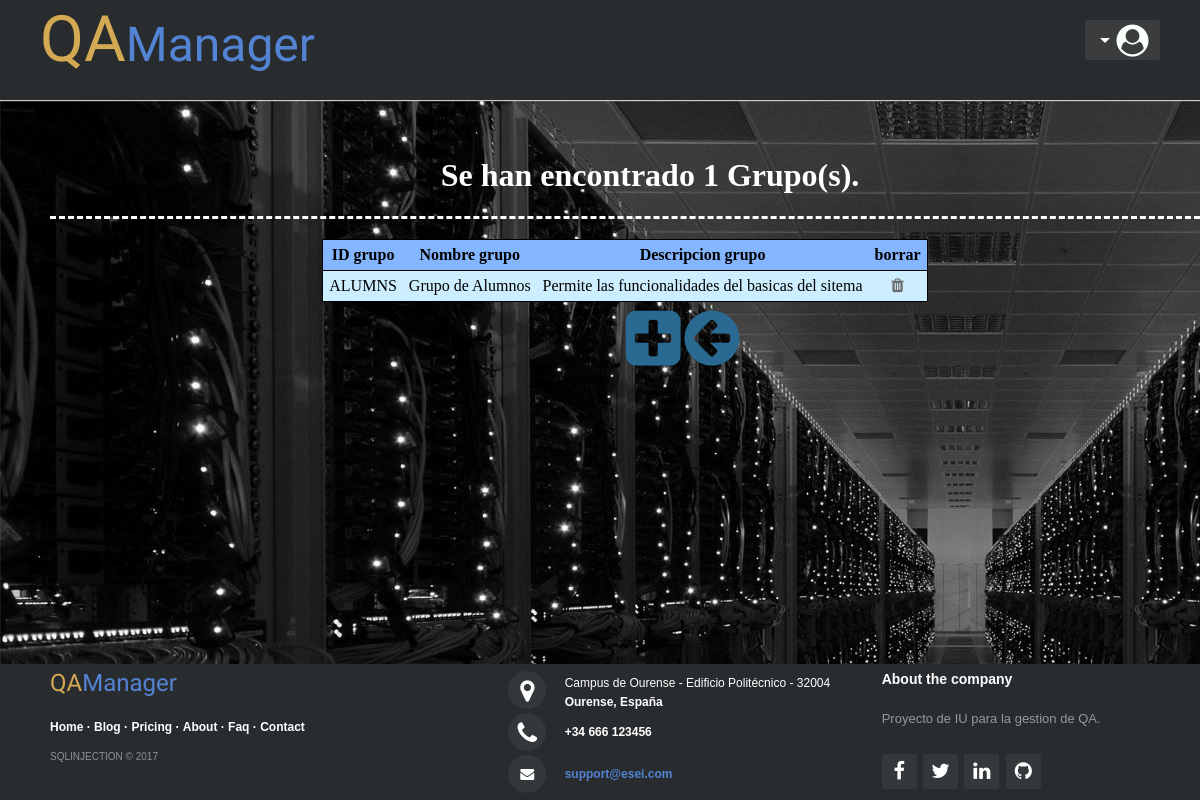
Screenshot of /Controllers/User_SHOWGROUPS_Controller.php?login=alumno (signed in) with the database file from the repository.
### tables this page shows
CREATE TABLE `GRUPO` (
  `IdGrupo` varchar(6) NOT NULL,
  `NombreGrupo` varchar(60) NOT NULL,
  `DescripGrupo` varchar(100) NOT NULL
);

### Models/Group_Model.php (called while the page is built, shortened)
<?php
class GroupDAO
{
    var $IdGrupo;
    function __construct($IdGrupo)
    {
        $this->IdGrupo = $IdGrupo;
        include_once '../Functions/Access_DB.php';
        $this->mysqli = ConnectDB();
    }
    function GET()
    {
        $sql = "select * from GRUPO where IdGrupo = '".$this->IdGrupo."'";
        $resultado = mysqli_query($this->mysqli,$sql);
        return $resultado;
    }
}

### Functions/Access_DB.php (called while the page is built)
<?php
function ConnectDB()
{
    $mysqli = new mysqli("localhost","userET3","passET3","IUET32017");
	if ($mysqli->connect_errno) {
		include '../Views/MESSAGE_View.php';
		new MESSAGE("Fallo al conectar a MySQL: (" . $mysqli->connect_errno . ") " . $mysqli->connect_error, '../index.php');
		return false;
	}
	else{
        $mysqli->set_charset("utf8");
		return $mysqli;
	}
}
?>

### Views/User_SHOWGROUPS_View.php (the view, shortened to what this page needs)
<?php
class User_SHOWGROUPS_View{
    var $response;
    var $login;
    function __construct($response,$login){
        $this->response = $response;
        $this->login = $login;
        $this->render();
    }
    function render(){
        ?>
        <link rel="stylesheet" href="../Locales/User_SHOWGROUPS.css">
        <link rel="stylesheet" href="https://maxcdn.bootstrapcdn.com/font-awesome/4.7.0/css/font-awesome.min.css">
        <?php
        echo '<h1 style="color: white;padding-left: 100px ">Se han encontrado '.count($this->response).' Grupo(s).</h1>';
        ?>
        <div class="tableShowGroup">
            <div class="containGroups">
                <table class="table">
                    <tr>
                        <th>ID grupo</th>
                        <th>Nombre grupo</th>
                        <th>Descripcion grupo</th>
                        <th>borrar</th>
                    </tr>
                    <?php
                    foreach($this->response as $groups) {
                        $group = mysqli_fetch_array($groups);
                        echo "<tr>";
                        echo "<td>" . $group['IdGrupo'] . "</td>" .
                            "<td>" . $group['NombreGrupo'] . "</td>" .
                            "<td>" . $group['DescripGrupo'] . "</td>" .
                            '<td><a href="../Controllers/User_REMOVEGROUP_Controller.php?login='.$this->login.'&IdGrupo=' . $group["IdGrupo"] . '"><i class="fa fa-trash" id="delIcon"></i></a></td>' .
                            "</tr>";
                    }
                    ?>
                </table>
            </div>
            <div class="ActionButtons">
                <a href="../Controllers/User_ASSINGTOGROUP_Controller.php?getGroups=true&login=<?php echo $this->login ?>"><i class="fa fa-plus-square" id="addIcon" title="Asignar grupo"></i></a>
                <a href=' ../Controllers/User_SHOWALL_Controller.php'><i class="fa fa-arrow-circle-left " id="returnIcon" title="Volver"></i></a>
            </div>
        </div>
        <?php
    }
}
?>

### Locales/Header.css (style rules this page uses)
.header-user-dropdown { background-color:#292c2f; box-shadow:0 1px 1px #ccc; padding: 20px 40px; height: 100px; color: #ffffff; box-sizing: border-box; }
.header-user-dropdown .header-limiter { max-width: 1200px; text-align: center; margin: 0 auto; }
#logIcon { margin-left: 20px; margin-top: 5px; font-size: 2em; }
.header-user-dropdown .header-limiter h1 { float: left; font: normal 64px Cookie, Arial, Helvetica, sans-serif; line-height: 40px; margin:0; }
.header-user-dropdown .header-limiter h1 span { color: #5383d3; font-size: 48px; }
.header-user-dropdown .header-limiter h1 a { color: #D3A953; }
.header-user-dropdown .header-limiter a { color: #f9fff9; text-decoration: none; }
.header-user-dropdown .header-limiter .header-user-menu { position: relative; float:right; background-color:#3a3c3e; width:75px; height:40px; border-radius:2px; }
.header-user-dropdown .header-limiter .header-user-menu:before { content:''; width:0; height:0; top: 18px; left: 15px; position:absolute; border:5px solid transparent; border-top-color:#fff; }

### Locales/Main.css (style rules this page uses)
body { margin: 0; background-color: #e0e0e0; background-image: url("../Locales/wallpaper.jpg"); z-index: 2; }

### Locales/User_SHOWGROUPS.css (style rules this page uses)
.tableShowGroup { border-color: white; border-style: dashed none none none; position: relative; padding-top: 20px; align-content: center; margin: auto; margin-left: 50px; margin-bottom: 20px; color: #ffffff; text-align: center; }
.containGroups { display: inline-block; text-align: center; }
table { border: 1px solid black; width: 100%; border-collapse: collapse; background-color: #e6f7ff; color: black; }
td, th { padding: 6px; text-align: center; border-bottom: 1px solid #000; }
tr:nth-child(even) { background-color: #cceeff; }
th { background-color: #84b5ff; }
#returnIcon { font-size: 4em; color: #2A6A92; }
h1 { text-align: center; }
.ActionButtons { padding-left: 10%; }
#addIcon { color: #2A6A92; font-size: 4em; }
#delIcon { color: #6f6c6d; }

### Locales/Footer.css (style rules this page uses)
.footer-distributed { background-color: #292c2f; box-shadow: 0 1px 1px 0 rgba(0, 0, 0, 0.12); box-sizing: border-box; width: 100%; max-height: 200px; text-align: left; font: bold 12px sans-serif; position: fixed; bottom: 0px; padding: 5px 50px; margin-top: 80px; }
.footer-distributed .footer-left, .footer-distributed .footer-center, .footer-distributed .footer-right { display: inline-block; vertical-align: top; }
.footer-distributed .footer-left { width: 40%; }
.footer-distributed h3 { color: #D3A953; font: normal 24px 'Cookie', cursive; margin: 0; padding-bottom: -20px; }
.footer-distributed h3 span { color: #5383d3; }
.footer-distributed .footer-links { color: #ffffff; margin: 20px 0 12px; padding: 0; }
.footer-distributed .footer-links a { display:inline-block; line-height: 1.8; text-decoration: none; color: inherit; }
.footer-distributed .footer-company-name { color: #8f9296; font-size: 10px; font-weight: normal; margin: 0; }
.footer-distributed .footer-center { width: 35%; }
.footer-distributed .footer-center i { background-color: #33383b; color: #ffffff; font-size: 25px; width: 38px; height: 38px; border-radius: 50%; text-align: center; line-height: 42px; margin: 2px 15px; vertical-align: middle; }
.footer-distributed .footer-center i.fa-envelope { font-size: 14px; line-height: 38px; }
.footer-distributed .footer-center p { display: inline-block; color: #ffffff; vertical-align: middle; margin:0; }
.footer-distributed .footer-center p span { display:block; font-weight: normal; font-size:12px; line-height:2; }
.footer-distributed .footer-center p a { color: #5383d3; text-decoration: none;; }
.footer-distributed .footer-right { width: 20%; }
.footer-distributed .footer-company-about { line-height: 20px; color: #92999f; font-size: 13px; font-weight: normal; margin: 0; }
.footer-distributed .footer-company-about span { display: block; color: #ffffff; font-size: 14px; font-weight: bold; margin-bottom: 20px; }
.footer-distributed .footer-icons { margin-top: 25px; }
.footer-distributed .footer-icons a { display: inline-block; width: 35px; height: 35px; cursor: pointer; background-color: #33383b; border-radius: 2px; font-size: 20px; color: #ffffff; text-align: center; line-height: 35px; margin-right: 3px; margin-bottom: 5px; }

### rows the page displays
grupo: IdGrupo "ALUMNS", NombreGrupo "Grupo de Alumnos", DescripGrupo "Permite las funcionalidades del basicas del sitema"

### other values shown
count($this->response) "1"
